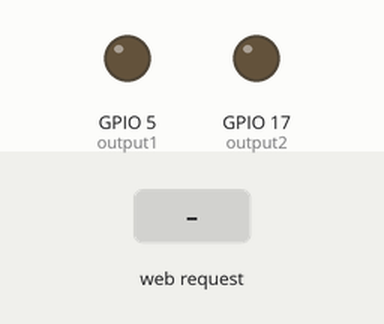
Recording of a sketch running on a simulated ESP32. Parts: output pins drawn as LEDs (lit = HIGH). The test bench sets the inputs (shaded band). WiFi joins after 1.5 s; servers stay silent unless stated; what the sketch prints to the serial monitor is not drawn.

Above: at 2.7 s.
2.8 s: HTTP request GET /5/on received
At 3.3 s:
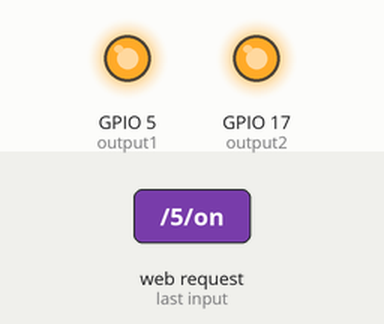
4.3 s: HTTP request GET /5/off received
At 5.7 s:
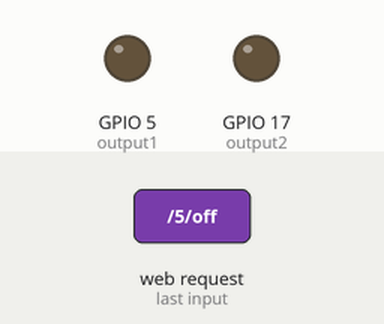
Timing chart, 0 to 7.3 s (numbered marks = the images above; inputs shaded):
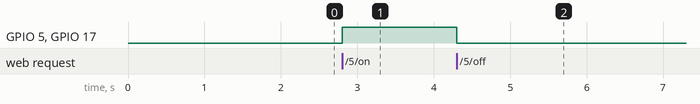

Measured:
- after the input at 2.8 s, GPIO 5 (output1), GPIO 17 (output2): LOW → HIGH at once
- after the input at 4.3 s, GPIO 5 (output1), GPIO 17 (output2): HIGH → LOW at once

The sketch:

esp32-webserver.ino
```cpp
// Load Wi-Fi library
#include <WiFi.h>

// Replace with your network credentials
const char* ssid     = "Sankar";
const char* password = "Sankaramya@88";

// Set web server port number to 80
WiFiServer server(80);

// Variable to store the HTTP request
String header;

// Auxiliar variables to store the current output state
String output1State = "off";
String output2State = "off";

// Assign output variables to GPIO pins
const int output1 = 5;
const int output2 = 17;

void setup() {
  Serial.begin(115200);
  // Initialize the output variables as outputs
  pinMode(output1, OUTPUT);
  pinMode(output2, OUTPUT);
  // Set outputs to LOW
  digitalWrite(output1, LOW);
  digitalWrite(output2, LOW);

  // Connect to Wi-Fi network with SSID and password
  Serial.print("Connecting to ");
  Serial.println(ssid);
  WiFi.begin(ssid, password);
  while (WiFi.status() != WL_CONNECTED) {
    delay(500);
    Serial.print(".");
  }
  // Print local IP address and start web server
  Serial.println("");
  Serial.println("WiFi connected.");
  Serial.println("IP address: ");
  Serial.println(WiFi.localIP());
  server.begin();
}

void loop(){
  WiFiClient client = server.available();   // Listen for incoming clients

  if (client) {                             // If a new client connects,
    Serial.println("New Client.");          // print a message out in the serial port
    String currentLine = "";                // make a String to hold incoming data from the client
    while (client.connected()) {            // loop while the client's connected
      if (client.available()) {             // if there's bytes to read from the client,
        char c = client.read();             // read a byte, then
        Serial.write(c);                    // print it out the serial monitor
        header += c;
        if (c == '\n') {                    // if the byte is a newline character
          // if the current line is blank, you got two newline characters in a row.
          // that's the end of the client HTTP request, so send a response:
          if (currentLine.length() == 0) {
            // HTTP headers always start with a response code (e.g. HTTP/1.1 200 OK)
            // and a content-type so the client knows what's coming, then a blank line:
            client.println("HTTP/1.1 200 OK");
            client.println("Content-type:text/html");
            client.println("Connection: close");
            client.println();

            // turns the GPIOs on and off
            if (header.indexOf("GET /5/on") >= 0) {
              Serial.println("GPIO 5 on");
              output1State = "on";
              output2State = "on";
              digitalWrite(output1, HIGH);
              digitalWrite(output2, HIGH);
            } else if (header.indexOf("GET /5/off") >= 0) {
              Serial.println("GPIO 5 off");
              output1State = "off";
              output2State = "off";
              digitalWrite(output1, LOW);
              digitalWrite(output2, LOW);
            }

            // Display the HTML web page
            client.println("<!DOCTYPE html><html>");
            client.println("<head><meta name=\"viewport\" content=\"width=device-width, initial-scale=1\">");
            client.println("<link rel=\"icon\" href=\"data:,\">");
            // CSS to style the on/off buttons
            // Feel free to change the background-color and font-size attributes to fit your preferences
            client.println("<style>html { font-family: Helvetica; display: inline-block; margin: 0px auto; text-align: center;}");
            client.println(".button { background-color: #4CAF50; border: none; color: white; padding: 16px 40px;");
            client.println("text-decoration: none; font-size: 30px; margin: 2px; cursor: pointer;}");
            client.println(".button2 {background-color: #555555;}</style></head>");

            // Web Page Heading
            client.println("<body><h1>ESP32 Web Server</h1>");

            // Display current state, and ON/OFF buttons for GPIO 26
            client.println("<p>GPIO 5 - State <b>" + output1State + "</b></p>");
            // If the output1State is off, it displays the ON button
            if (output1State=="off") {
              client.println("<p><a href=\"/5/on\"><button class=\"button \">CHANGE</button></a></p>");
            } else {
              client.println("<p><a href=\"/5/off\"><button class=\"button \">CHANGE</button></a></p>");
            }
            client.println("</body></html>");

            // The HTTP response ends with another blank line
            client.println();
            // Break out of the while loop
            break;
          } else { // if you got a newline, then clear currentLine
            currentLine = "";
          }
        } else if (c != '\r') {  // if you got anything else but a carriage return character,
          currentLine += c;      // add it to the end of the currentLine
        }
      }
    }
    // Clear the header variable
    header = "";
    // Close the connection
    client.stop();
    Serial.println("Client disconnected.");
    Serial.println("");
  }
}
```
